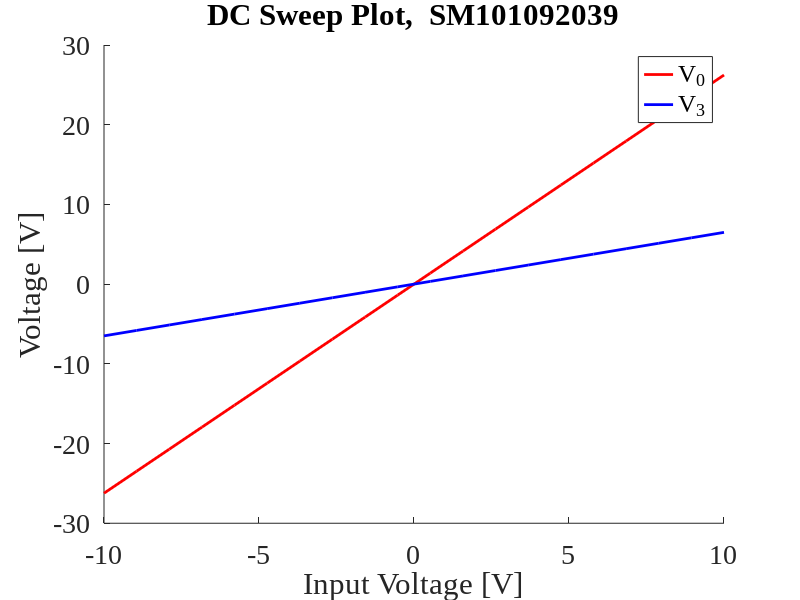
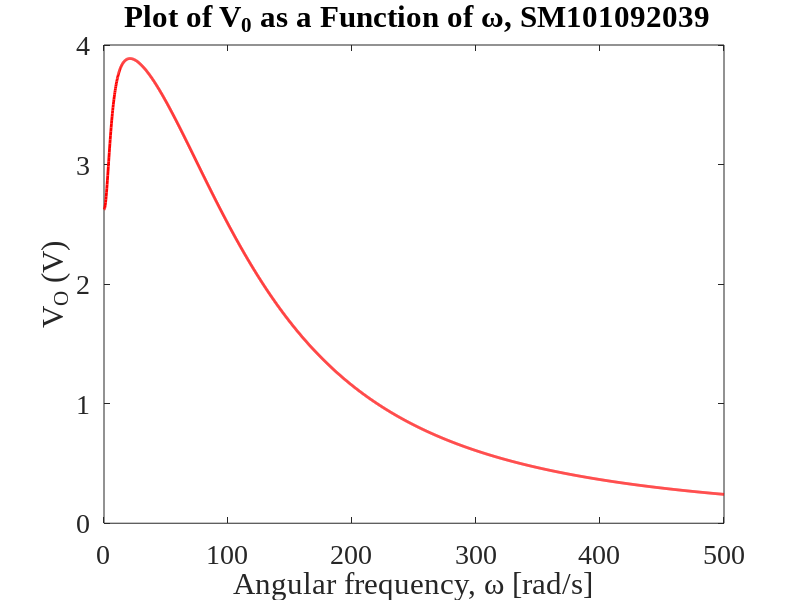
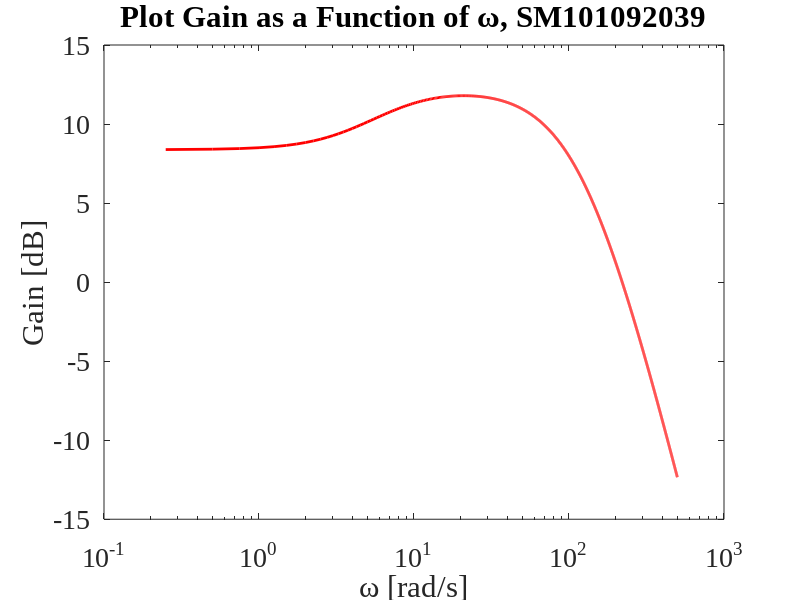

MATLAB code to generate these figures, in order: (Note: this script raises an error after producing the figures.)
%% ELEC 4700 - Assignment 4
% Saifuddin Mohammed, #101092093
set(0,'DefaultFigureWindowStyle','docked')
set(0,'defaultaxesfontsize',20)
set(0,'defaultaxesfontname','Times New Roman')
set(0,'DefaultLineLineWidth',2);
close all;
clear all; 
clc;

%% A linear fit was performed in order to obtain the value of R3. The value of R3 obtained was 25 Ohms.

% Setting up Parameters
% The MNA PA was utilized for to perform the remainder of the assignment. 

% Parameters
R_1 = 1;
C_1 = 0.25;
R_2 = 2;
L_1 = 0.2;
aL = 100;
R_3 = 25;
R_4 = 0.1;
R_0 = 1000;
V_INP=1;

% The first step will be to set up the G and C matrices as per the KCL
% equations.

%Initializing a 7X7 matrix for 7 equations
G=zeros(7,7);
% Setting up the G matrix.
G(1,:)=[1 0 0 0 0 0 0];
G(2,:)=[(-1/R_1) (1/R_2+1/R_1) 0 0 0 1 0];
G(3,:)=[0 0 1/R_3 0 0 -1 0]; 
G(4,:)=[0 0 -1*aL/R_3 1 0 0 -1]; 
G(5,:)=[0 0 0 -1/R_4 (1/R_4+1/R_0) 0 0];
G(6,:)=[0 -1 1 0 0 0 0]; 
G(7,:)=[0 0 0 1 0 0 -aL];

% G = [ 1 0 0 0 0 0 0; 
%     (-1/R_1) (1/R_2+1/R_1) 0 0 0 1 0;
%     0 0 1/R_3 0 0 -1 0; 
%     0 0 -1*aL/R_3 1 0 0 -1;
%     0 0 0 -1/R_4 (1/R_4+1/R_0) 0 0;
%     0 -1 1 0 0 0 0;
%     0 0 0 1 0 0 -aL]; 




% Initializing a 7x7 matrix for the Conductances
C=zeros(7,7);
% Filling in the values as per the equations  
C(1,:)=[0 0 0 0 0 0 0]; 
C(2,:)=[-C_1 C_1 0 0 0 0 0];
C(3,:)=[0 0 0 0 0 0 0]; 
C(4,:)=[0 0 0 0 0 0 0 ]; 
C(5,:)=[0 0 0 0 0 0 0];
C(6,:)=[0 0 0 0 0 L_1 0 ]; 
C(7,:)=[0 0 0 0 0 0 0]; 

% To get G and C matrices. 
C
G



% C = [0 0 0 0 0 0 0;
%     -C_1 C_1 0 0 0 0 0;
%     0 0 C_n 0 0 0 0;
%     0 0 0 0 0 0 0;
%     0 0 0 0 0 0 0;
%     0 0 0 0 0 L_1 0;
%     0 0 0 0 0 0 0];
    
% Q3 -  Part b i)

% Objective is to perform a  DC sweep. 

Ts=20;

DC= zeros(3,Ts);

% The DC sweep will be performed from -10V to 10V
DC(1,:)=linspace(-10,10,Ts);

for sweep=1:Ts
    
   % Solving using GV = F
   
    F=[DC(1,sweep); 0; 0; 0; 0; 0; 0];   % Setting up the F array.
    
    V=G\F;
    
    DC(2,sweep)=V(5);
    
    DC(3,sweep)=V(3);
    
end


% Plotting the DC sweep of V1 and V_0 and V_3 along with it. 
figure(1)
hold on;
plot(DC(1,:),DC(2,:), 'r');
plot(DC(1,:),DC(3,:), 'b');
hold off;
title('DC Sweep Plot,  SM101092039');
ylabel('Voltage [V]');
xlabel('Input Voltage [V]');
legend('V_0','V_3');



% Q3-  Part b ii)
% The objective of this part was to perform AC analysis of the circuit.
% Similar proecdure was followed as DC sweep, however omega was taken into
% consideration as it is an AC analysis.

Ts=2000;
Data2=zeros(2,Ts);
Data2(1,:)=linspace(0,500,Ts);


for sweep=1:Ts
    
    F=[1; 0; 0; 0; 0; 0; 0];  % Setting up the F Matrix
    W=Data2(1,sweep); % Getting the value for Omega,w
    
   % Solving using GV=F, but the frequency domain is considered.
   
    V=(G+1j*W*C)\F;
    
    Data2(2,sweep)=V(5);
   
end


% Plot the output voltage V_0 as the function of Angular frequency
figure(2)
plot(Data2(1,:),real(Data2(2,:)), 'r');
title(' Plot of V_0 as a Function of \omega, SM101092039');
xlabel('Angular frequency, \omega [rad/s]');
ylabel('V_O (V)');


% Plot the output voltage V_0 as the function of Angular frequency
% To get the gain, Just divide V_0/V_I and conver it to dB.

figure(3)
A_v = 20*log10(real(Data2(2,:))./V_INP);
semilogx(Data2(1,:),A_v, 'r');
title('Plot Gain as a Function of \omega, SM101092039');
xlabel('\omega [rad/s]');
ylabel('Gain [dB]')



% Q3- Part b iii)
% The objective of this part to generate a histogram of gain perturbations
% utilizng the gain obtained in the previous part

W=pi;

samples=10000;

Perturb=zeros(1,samples);

for sweep=1:samples
    
    C_new=C_1+randn()*0.05; % Congifuration of random capacitances with standard deviation of 0.05
    
    C(2,:)=[-C_new +C_new 0 0 0 0 0];
    
    % Setting up the F matrix
    F=[1; 0; 0; 0; 0; 0; 0];
    
    % GV = F is being uztilized to solve
    V=(G+1j*W*C)\F;
    
    Perturb(1,sweep)=V(5);
    
end

% Generating a historgram depicting the gain perturbations.
figure(4);
histogram(real(Perturb),30, 'FaceColor', 'g');
title('Gain for perturbations, SM101092039');
xlabel('Gain, A_V');
ylabel('Total Samples')



%% Q4 Part d i)
% In this part 3 different input configurations will be tested.


C(2,:)=[-C_1 C_1 0 0 0 0 0];

Sim_Set=1;
StepS=1000;

%Setting up the step size
St_Size=Sim_Set/StepS;


Freq_Sim1=1/St_Size;

Sim_param=StepS+1;

F_sim =(-(Sim_param-1)/2:(Sim_param-1)/2)*(Freq_Sim1/Sim_param);


Range_F=zeros(3,3,StepS+1);

V_X=[0; 0; 0; 0; 0; 0; 0];

Sig_Gen=zeros(3,StepS+1);

Ratio=1/0.03;

% Initating a For Loop for impelementing the different input signals.

for In_Sig=1:3
    
    for sweep=1:StepS
        
        % For step input that transitions from 0 to 1 at 0.03s
        
        if(In_Sig==1)
            
            if(sweep*St_Size<0.03)
                
                Sig_Gen(In_Sig,sweep)=0;
                
            else
                
                Sig_Gen(In_Sig,sweep)=1;
                
            end
            
            
        % For a sine function input    
        elseif(In_Sig==2)
            
            Sig_Gen(In_Sig,sweep)=sin(2*pi*Ratio*sweep*St_Size);
       
            
        % For the Gaussian Input 
        
        else
            
            
            Sig_Gen(In_Sig,sweep)=exp(-(sweep*St_Size-0.1)^2/(2*0.03^2));
        end
        
        
        
    end
    
    
end


for In_Sig=1:3
    
    V_X=[0; 0; 0; 0; 0; 0; 0];
    
    
    for sweep=1:StepS
        
        
        V_INP=Sig_Gen(In_Sig,sweep);
        F=[V_INP; 0; 0; 0; 0; 0; 0];
        
        
        Range_F(In_Sig,1,sweep+1)=sweep*St_Size;
        
        Range_F(In_Sig,2,sweep+1)=V_INP;
        
        
        
        % For transient Analysis, the eqaution V.dV/dt + GV = F must be
        % solved.
        % Solving the equation gives
        A=C/St_Size+G;
        
        V=(A)\(C*V_X/St_Size+F);
        
        Range_F(In_Sig,3,sweep+1)=V(5);
        

        V_X=V;
        
    end
    
    
end


% Finally plot all the responses by checking the type of the input in the
% time and the frequency domains.

% Generating a plot for the step input

Response=1;
In_1=zeros(3,StepS+1);
In_1(:,:)=Range_F(Response,:,:);

figure(5)
subplot(2,1,1)
hold on;
plot(In_1(1,:),In_1(2,:), 'r');
plot(In_1(1,:),In_1(3,:), 'b');
hold off;
legend('V_I','V_0');
title('Time Domain Response for Step Input, SM101092039');
xlabel('t [s]');
ylabel('Voltage [V]');

% Getting the Frequency Domain Response
% The frequency domain response can be obtained through FFT. 

subplot(2,1,2)
% Perform FFT for conversion from time to frequency
F1=fft(In_1(2,:));
F2=fft(In_1(3,:));
hold on;
plot(F_sim,fftshift(abs(F1)), 'g');
plot(F_sim,fftshift(abs(F2)), 'b');
hold off;
legend('V_I','V_0');
title('Frequency Domain Response from the Step Input, SM101092039');
xlabel('F[Hz]');
ylabel('Mag');




% Generating a plot for the sine function input
Response=2;
In_2=zeros(3,StepS+1);
In_2(:,:)=Range_F(Response,:,:);

figure(6)
subplot(2,1,1)
hold on;
plot(In_2(1,:),In_2(2,:), 'r');
plot(In_2(1,:),In_2(3,:),'b');
hold off;
legend('V_I','V_0');
title('Response from Sinusoidal Input, SM101092039');
xlabel('t [s]');
ylabel('Voltage [V]');

% Getting the Frequency Domain Response
% The frequency domain response can be obtained through FFT. 

subplot(2,1,2)
% Perform FFT for conversion from time to frequency
F1=fft(In_2(2,:));
F2=fft(In_2(3,:));
hold on;
plot(F_sim,fftshift(abs(F1)), 'g');
plot(F_sim,fftshift(abs(F2)), 'b');
hold off;
legend('V_i','V_O');
title('Frequency Domain Response for Sine Function Input, SM101092039');
xlabel('F[Hz]');
ylabel('Mag');


% Generating a plot for the gaussian pulse input
Response=3;
In_3=zeros(3,StepS+1);
In_3(:,:)=Range_F(Response,:,:);

figure(7)
subplot(2,1,1)
hold on;
plot(In_3(1,:),In_3(2,:), 'r');
plot(In_3(1,:),In_3(3,:),'b');
hold off;
legend('V_I','V_0');
title('Response from Gaussian Pulse Input, SM101092039');
xlabel('t [s]');
ylabel('Voltage [V]');

% Getting the Frequency Domain Response
% The frequency domain response can be obtained through FFT. 

subplot(2,1,2)
% Perform FFT for conversion from time to frequency
F1=fft(In_3(2,:));
F2=fft(In_3(3,:));
hold on;
plot(F_sim,fftshift(abs(F1)), 'g');
plot(F_sim,fftshift(abs(F2)), 'b');
hold off;
legend('V_I','V_0');
title('Frequency Domain Response for the Gaussian Pulse Input, SM101092039');
xlabel('F[Hz]');
ylabel('Mag');




%% Q5 Cicruit with Noise
% a) The circuit was updated to have a current source in parallel with R3
% b) A new capacitor C_n was added to the circuit and the C amtrix was
% expected to be modified.

C_n = 0.00001;
I_n = 0.001; 


% Q5 Part c i) 
% The implemenration procedure is similar to the previous part where noise
% was not added. The only addition is that noise was modelled and will be considered in simulations
% now.

C(2,:)=[-C_1 C_1 0 0 0 0 0];

StepS=1000;

Sim_Set=1;

St_Size=Sim_Set/StepS;

Freq_Sim1=1/St_Size;

Sim_param=StepS+1;

F_sim=(-(Sim_param-1)/2:(Sim_param-1)/2)*(Freq_Sim1/Sim_param);



Range_F=zeros(3,3,StepS+1);

V_X=[1; 0; 0; 0; 0; 0; 0];


Sig_Gen=zeros(3,StepS+1);

Ratio=1/0.03;


% Initating a For Loop for impelementing different values of the capacitor

for In_Sig=1:3
    
    for iter=1:StepS
        
        % A gaussian pulse with noise
        Sig_Gen(In_Sig,iter)=exp(-(iter*St_Size-0.1)^2/(2*0.03^2));
        
    end
    
end


for In_Sig=1:3

    if(In_Sig==1)
        
        Cn_mod=C_n;
        
    elseif(In_Sig==2)
        
        
        Cn_mod=C_n*1000;
        
        
    else
        
        
        Cn_mod=C_n*10000;
    end
    
    C(3,:)=[0 0 Cn_mod 0 0 0 0]; 
    
    V_X=[0; 0; 0; 0; 0; 0; 0];

    
    
    for iter=1:StepS
        
        V_INP=Sig_Gen(In_Sig,iter);

        % The new current source I_n
        I_n=0.001*randn();
        
        F=[V_INP; 0; I_n; 0; 0; 0; 0];
        Range_F(In_Sig,1,iter+1)=iter*St_Size;
        Range_F(In_Sig,2,iter+1)=V_INP;
        
        A=C/St_Size+G;
        V=(A)\(C.*V_X/St_Size+F);
        Range_F(In_Sig,3,iter+1)=V(5);

        V_X=V;
    end
    
end


% Updating the C matrix to include the new capacitor
C(3,:)=[0 0 C_n 0 0 0 0]; 



% Plotting the response of the Gaussian pulse with noise
Response=1;
In_1=zeros(3,StepS+1);
In_1(:,:)=Range_F(Response,:,:);
figure(8)
subplot(2,1,1)
hold on;
plot(In_1(1,:),In_1(2,:), 'g');
plot(In_1(1,:),In_1(3,:), 'b');
hold off;
legend('V_I','V_0');
title(' Time Domain Response of Gaussian Input pulse with Noise, SM101092039');
xlabel('t [s]');
ylabel('Voltage [V]');

%Plotting the Freqeuncy Response
subplot(2,1,2)
F1=fft(In_1(2,:));
F2=fft(In_1(3,:));
hold on;
plot(F_sim,fftshift(abs(F1)), 'r');
plot(F_sim,fftshift(abs(F2)), 'b');
hold off;
legend('V_I','V_0');
title(' Frequency Domain Response for Gaussian Input pulse with Noise, SM101092039');
xlabel('F [Hz]');
ylabel('Mag');



% Testing the response of the Cicruit with different values of Cout
Response=1;
In_1=zeros(3,StepS+1);
In_1(:,:)=Range_F(Response,:,:);
figure(9)
hold on;
plot(In_1(1,:),In_1(2,:), 'r');
plot(In_1(1,:),In_1(3,:), 'b');
hold off;
legend('V_I','V_O');
title('Response for Cout = 0.00001, SM101092039')
xlabel('t [s]');
ylabel('Voltage [V]');



Response=2;
In_2=zeros(3,StepS+1);
In_2(:,:)=Range_F(Response,:,:);
figure(10)
hold on;
plot(In_2(1,:),In_2(2,:), 'r');
plot(In_2(1,:),In_2(3,:), 'b');
hold off;
legend('V_i','V_O');
title(' Time Domain Response for Cout= 10 mF, SM101092039');
xlabel('t [s]');
ylabel('Voltage [V]');



Response=3;
In_3=zeros(3,StepS+1);
In_3(:,:)=Range_F(Response,:,:);
figure(11)
hold on;
plot(In_3(1,:),In_3(2,:), 'r');
plot(In_3(1,:),In_3(3,:), 'b');
hold off;
legend('V_i','V_O');
title('Time Domain Response for Cout = 100 mF, SM101092039 ');
xlabel('t [s]');
ylabel('Voltage [V]');




% Testing the Response of the circuit with noise but different time step

C(2,:)=[-C_1 +C_1 0 0 0 0 0];

New_Ts=10000;

Sim_Set=1;

New_StS=Sim_Set/New_Ts;

F_Sim1=1/New_StS;

Sim_Final=New_Ts+1;

Fsim_Final=(-(Sim_Final-1)/2:(Sim_Final-1)/2)*(F_Sim1/Sim_Final);

New_Sim=zeros(3,3,New_Ts+1);

V_X=[1; 0; 0; 0; 0; 0];

Sig_Gen=zeros(3,New_Ts+1);

Ratio=1/0.03;

for In_Sig=1:1
    
    for iter=1:New_Ts
        
        Sig_Gen(In_Sig,iter)=exp(-(iter*New_StS-0.1)^2/(2*0.03^2));
        
    end
    
end


for In_Sig=1:1
    
    
    C(3,:)=[0 0 C_n 0 0 0 0];            % Similar implemenation process as the previous parts

    V_X=[0; 0; 0; 0; 0; 0; 0];

    for iter=1:New_Ts
        
        V_INP=Sig_Gen(In_Sig,iter);

        I_n=0.001*randn();
        
        F=[V_INP; 0; -I_n; 0; 0; 0; 0];
        
        New_Sim(In_Sig,1,iter+1)=iter*New_StS;
        
        New_Sim(In_Sig,2,iter+1)=V_INP;
        
        A=C/New_StS+G;
        
        V=(A)\(C*V_X/New_StS+F);
        
        New_Sim(In_Sig,3,iter+1)=V(5);

        V_X=V;
    end
    
end

C(3,:)=[0 0 C_n 0 0 0 0]; 

C


% Plotting the responses with different Time steps

% Response for 1000 timesteps
figure(12)
Response=1;
In_1=zeros(3,StepS+1);
In_1(:,:)=Range_F(Response,:,:);
hold on;
plot(In_1(1,:),In_1(2,:), 'r');
plot(In_1(1,:),In_1(3,:), 'b');
hold off;
legend('V_I','V_0');
title('Time Domain Response for 1000 timesteps, SM101092039');
xlabel('t [s]');
ylabel('Voltage [V]');


% Response for 10,000 timesteps
figure(13)
Response=1;
Fsim1=zeros(3,New_Ts+1);
Fsim1(:,:)=New_Sim(Response,:,:);
hold on;
plot(Fsim1(1,:),Fsim1(2,:), 'r');
plot(Fsim1(1,:),Fsim1(3,:), 'b');
hold off;
legend('V_I','V_0');
title('Time Domain Response for 10000 timesteps, SM101092039');
xlabel('t [s]');
ylabel('Voltage [V]');

